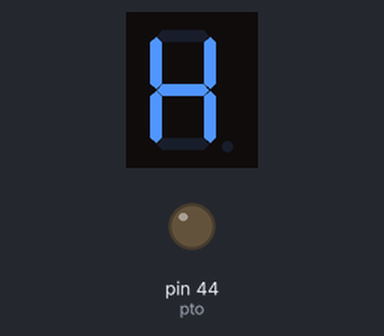
The sketch below on a simulated Arduino Mega 2560, built with avr-gcc and run on an emulated ATmega2560. Parts: 1-digit seven-segment display, output pins drawn as LEDs (lit = HIGH). Wiring (inferred from the names in the program): 1-digit 7-segment display, segments lit when HIGH: segments pin 30, pin 32, pin 34, pin 36, pin 38, pin 40, pin 42. The segment pins are drawn as the display they are named for; pins used as bus, display or sensor lines are not drawn.

Above: at 0.1 s.
At 1.1 s:
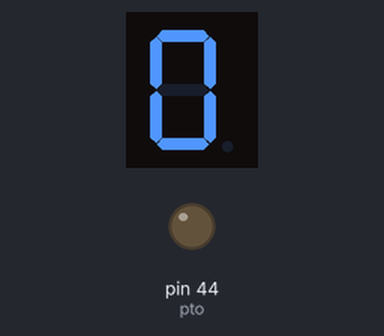
At 3.1 s:
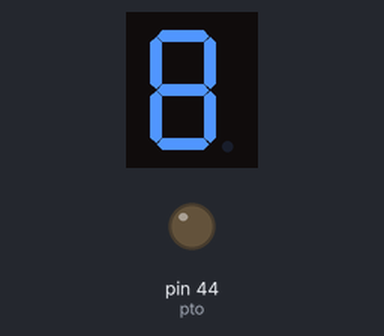

The sketch:

segment74.ino
```cpp
int c1 = 46;
int c2 = 48;
int c3 = 50;
int c4 = 52;
int a = 30;
int b = 32;
int c = 34;
int d = 36;
int e = 38;
int f = 40;
int g = 42;
int pto = 44;


void setup() {
 pinMode(a, OUTPUT);
  pinMode(b, OUTPUT);
   pinMode(c, OUTPUT);
      pinMode(d, OUTPUT);
         pinMode(e, OUTPUT);
            pinMode(f, OUTPUT);
               pinMode(g, OUTPUT);
                  pinMode(pto, OUTPUT);
                     pinMode(c1, OUTPUT);
                        pinMode(c2, OUTPUT);
                           pinMode(c3, OUTPUT);
                              pinMode(c4, OUTPUT);

}

void loop() {
digitalWrite(c1, 1);
digitalWrite(b, 1);
digitalWrite(c, 1);
digitalWrite(g, 1);
digitalWrite(e, 1);
digitalWrite(f, 1);
delay(1000);
digitalWrite(c1, 0);
digitalWrite(c2, 1);
digitalWrite(a, 0);
digitalWrite(b, 0);
digitalWrite(c, 0);
digitalWrite(d, 0);
digitalWrite(g, 0);
digitalWrite(e, 0);
digitalWrite(f, 0);
digitalWrite(a, 1);
digitalWrite(b, 1);
digitalWrite(c, 1);
digitalWrite(d, 1);
digitalWrite(e, 1);
digitalWrite(f, 1);
delay(1000);
digitalWrite(c2, 0);
delay(1000);


}
```

Measured:
- what the display in image 1 shows lasts 2.0 s, from 1.0 s to 3.0 s
- what the display in image 2 shows lasts 1.0 s, from 3.0 s to 4.0 s
